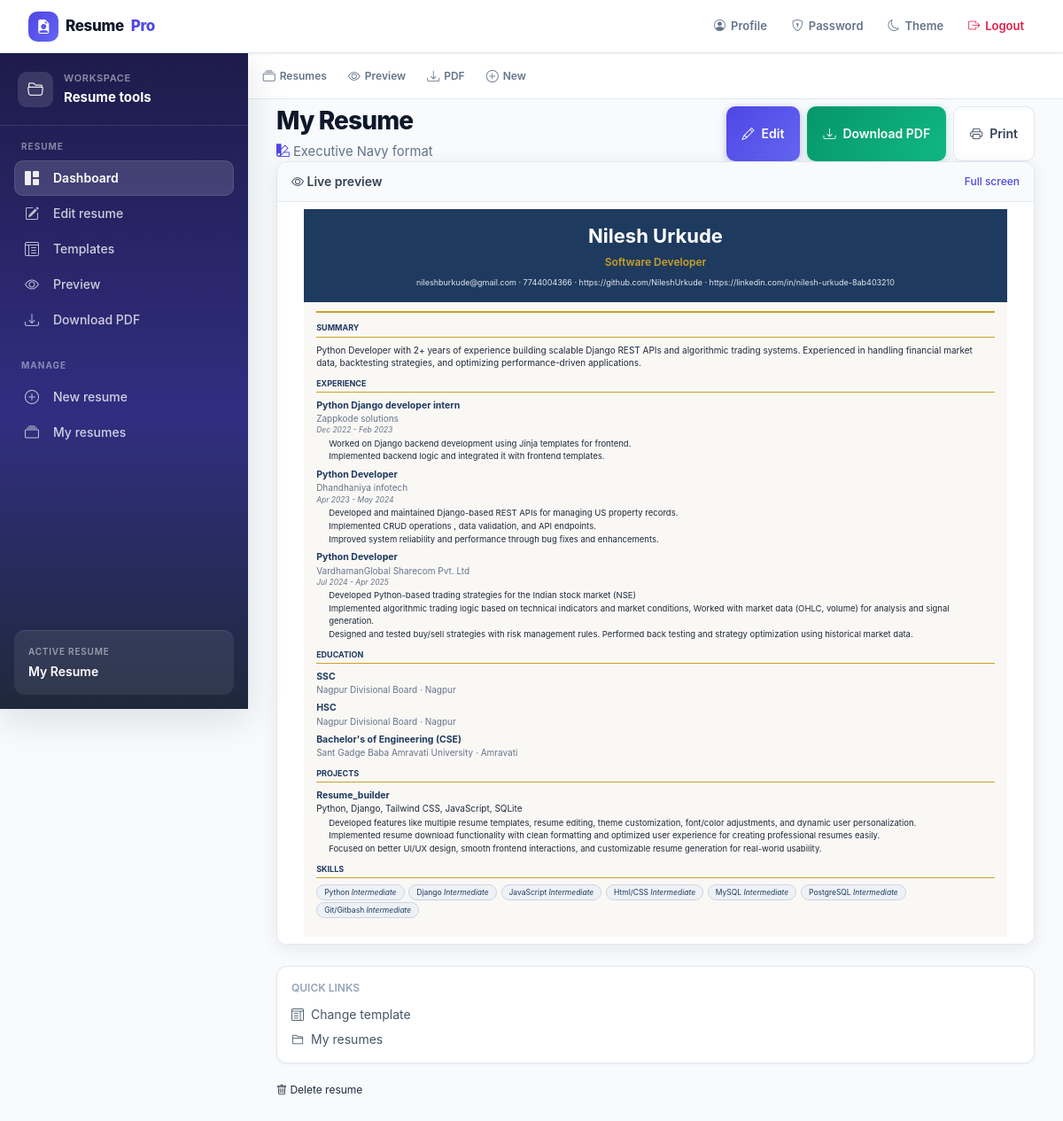
The page /dashboard/ (signed in) on the database its author committed.
### resumes/models.py (models this page shows, shortened)
class Resume(models.Model):
    user = models.ForeignKey(User, on_delete=models.CASCADE, related_name='resumes')
    slug = models.UUIDField(default=uuid.uuid4, unique=True, editable=False)
    resume_name = models.CharField(max_length=100, default='My Resume')
    is_public = models.BooleanField(default=False)
    share_password = models.CharField(max_length=128, blank=True)
    share_expires_at = models.DateTimeField(blank=True, null=True)
    photo = models.ImageField(upload_to='photos/', blank=True, null=True)
    preferred_template = models.CharField(max_length=3, choices=TEMPLATE_CHOICES, default='t1')
    accent_color = models.CharField(max_length=7, default='#4f46e5')
    font_family = models.CharField(max_length=50, choices=FONT_CHOICES, default='Arial')
    title = models.CharField(max_length=100)
    full_name = models.CharField(max_length=100)
    email = models.EmailField()
    phone = models.CharField(max_length=15)
    summary = models.TextField(blank=True)
    github = models.URLField(blank=True, default='')
    linkedin = models.URLField(blank=True, default='')
    created_at = models.DateTimeField(default=timezone.now)
    updated_at = models.DateTimeField(auto_now=True)
    class Meta:
        ordering = ['-updated_at']
    def duration_display(self, start, end):
        if start and end:
            return f'{start.strftime("%b %Y")} – {end.strftime("%b %Y")}'
        if start:
            return f'{start.strftime("%b %Y")} – Present'
        return ''

class OrderedSectionMixin(models.Model):
    order = models.PositiveIntegerField(default=0)
    class Meta:
        abstract = True
        ordering = ['order', 'id']

class Experience(OrderedSectionMixin, models.Model):
    resume = models.ForeignKey(Resume, on_delete=models.CASCADE, related_name='experiences')
    job_title = models.CharField(max_length=100)
    company = models.CharField(max_length=100)
    start_date = models.DateField(blank=True, null=True)
    end_date = models.DateField(blank=True, null=True)
    duration = models.CharField(max_length=50, blank=True)
    description = models.TextField(blank=True)
    def date_range(self):
        return self.resume.duration_display(self.start_date, self.end_date) or self.duration
    def bullet_points(self):
        lines = []
        for line in self.description.splitlines():
            line = line.strip().lstrip('•-*').strip()
            if line:
                lines.append(line)
        return lines

class Education(OrderedSectionMixin, models.Model):
    resume = models.ForeignKey(Resume, on_delete=models.CASCADE, related_name='educations')
    degree = models.CharField(max_length=100)
    college = models.CharField(max_length=150)
    location = models.CharField(max_length=100, blank=True, default='')
    start_date = models.DateField(blank=True, null=True)
    end_date = models.DateField(blank=True, null=True)
    duration = models.CharField(max_length=50, blank=True)
    def date_range(self):
        return self.resume.duration_display(self.start_date, self.end_date) or self.duration

class Project(OrderedSectionMixin, models.Model):
    resume = models.ForeignKey(Resume, on_delete=models.CASCADE, related_name='projects')
    name = models.CharField(max_length=100)
    description = models.TextField(blank=True)
    tech_stack = models.CharField(max_length=200, blank=True)
    def bullet_points(self):
        lines = []
        for line in self.description.splitlines():
            line = line.strip().lstrip('•-*').strip()
            if line:
                lines.append(line)
        return lines

class Skill(models.Model):
    resume = models.ForeignKey(Resume, on_delete=models.CASCADE, related_name='skills')
    name = models.CharField(max_length=100)
    level = models.CharField(max_length=20, choices=SKILL_LEVEL_CHOICES, default='intermediate')
    order = models.PositiveIntegerField(default=0)
    class Meta:
        ordering = ['order', 'id']

### resumes/views.py (the view)
# urls.py: path('dashboard/', views.dashboard, name='dashboard'),
@login_required
def dashboard(request):
    resumes = Resume.objects.filter(user=request.user)
    resume = get_user_resume(request)
    share_url = ''
    render_ctx = {}
    if resume:
        template = normalize_template(resume.preferred_template)
        render_ctx = _resume_context(resume, request, template=template)
        if resume.is_public:
            share_url = request.build_absolute_uri(reverse('public_resume', kwargs={'slug': resume.slug}))
    else:
        template = 't1'
    return render(request, 'resumes/dashboard.html', {
        'resume': resume,
        'resumes': resumes,
        'template': template,
        'template_label': TEMPLATE_LABELS.get(template, 'Executive Navy'),
        'preview_template': TEMPLATE_MAP[template],
        'share_url': share_url,
        'template_choices': list(TEMPLATE_LABELS.items()),
        **render_ctx,
    })

### templates/resumes/dashboard.html (shortened to what this page needs)
{% extends 'base.html' %}
{% block content %}
<div class="page-header mb-8 flex flex-wrap items-end justify-between gap-4">
    <div>
        <h1 class="text-slate-900 dark:text-white">{{ resume.resume_name|default:"My Resume" }}</h1>
        <p><i class="bi bi-palette2 text-brand-600"></i> {{ template_label }} format</p>
    </div>
    {% if resume %}
    <div class="no-print flex flex-wrap gap-2">
        <a href="{% url 'edit_resume' resume.pk %}" class="btn-primary inline-flex items-center gap-2"><i class="bi bi-pencil"></i> Edit</a>
        <a href="{% url 'download_pdf' resume.pk template %}" class="btn-success"><i class="bi bi-download"></i> Download PDF</a>
        <button type="button" onclick="window.print()" class="btn-secondary"><i class="bi bi-printer"></i> Print</button>
    </div>
    {% endif %}
</div>
{% if not resume %}
<div class="card mx-auto max-w-lg p-12 text-center">
    <i class="bi bi-file-earmark-plus text-5xl text-brand-500"></i>
    <p class="mt-4 text-lg font-medium text-slate-700 dark:text-slate-200">Create your first resume</p>
    <p class="mt-2 text-sm text-slate-500">Build, preview, and download a professional PDF in minutes.</p>
    <a href="{% url 'new_resume' %}" class="btn-primary mt-6 inline-flex items-center gap-2"><i class="bi bi-plus-lg"></i> Get started</a>
</div>
{% else %}
<div class="grid gap-6 lg:grid-cols-[1fr_260px]">
    <div class="preview-frame">
        <div class="preview-frame-header flex items-center justify-between">
            <span class="text-sm font-semibold text-slate-700"><i class="bi bi-eye"></i> Live preview</span>
            <a href="{% url 'view_resume' resume.pk template %}" class="text-xs font-medium text-brand-600 hover:underline">Full screen</a>
        </div>
        <div id="resume-print-area" class="print-resume-area bg-white p-2">
            {% include preview_template %}
        </div>
    </div>
    <aside class="no-print space-y-4">
        <div class="card p-4">
            <p class="text-xs font-semibold uppercase tracking-wide text-slate-400">Quick links</p>
            <div class="mt-3 space-y-2 text-sm">
                <a href="{% url 'template_gallery' %}" class="flex items-center gap-2 text-slate-600 hover:text-brand-600 dark:text-slate-300"><i class="bi bi-layout-text-window"></i> Change template</a>
                <a href="{% url 'my_resumes' %}" class="flex items-center gap-2 text-slate-600 hover:text-brand-600 dark:text-slate-300"><i class="bi bi-folder2"></i> My resumes</a>
            </div>
        </div>
        <form method="post" action="{% url 'delete_resume' resume.pk %}" onsubmit="return confirm('Delete this resume?')">{% csrf_token %}
            <button type="submit" class="text-xs text-rose-500 hover:underline"><i class="bi bi-trash"></i> Delete resume</button>
        </form>
    </aside>
</div>
{% endif %}
{% endblock %}

### templates/includes/sidebar.html (shortened to what this page needs)
<aside id="app-sidebar" class="app-sidebar no-print" aria-label="Resume navigation">
    <div class="sidebar-header">
        <div class="sidebar-header-icon"><i class="bi bi-folder2-open"></i></div>
        <div class="sidebar-header-text">
            <p class="sidebar-header-label">Workspace</p>
            <p class="sidebar-header-title">Resume tools</p>
        </div>
    </div>
    <nav class="sidebar-nav">
        <div class="sidebar-section">
            <p class="nav-label">Resume</p>
            <ul>
                <li><a href="{% url 'dashboard' %}" class="sidebar-link {% if request.resolver_match.url_name == 'dashboard' %}sidebar-link-active{% endif %}"><i class="bi bi-grid-1x2-fill"></i> Dashboard</a></li>
                <li><a href="{% url 'create_resume' %}" class="sidebar-link "><i class="bi bi-pencil-square"></i> Edit resume</a></li>
                <li><a href="{% url 'template_gallery' %}" class="sidebar-link {% if request.resolver_match.url_name == 'template_gallery' %}sidebar-link-active{% endif %}"><i class="bi bi-layout-text-window-reverse"></i> Templates</a></li>
                {% if active_resume %}
                <li><a href="{% url 'view_resume' active_resume.pk active_template %}" class="sidebar-link {% if request.resolver_match.url_name == 'view_resume' %}sidebar-link-active{% endif %}"><i class="bi bi-eye"></i> Preview</a></li>
                <li><a href="{% url 'download_pdf' active_resume.pk active_template %}" class="sidebar-link"><i class="bi bi-download"></i> Download PDF</a></li>
                {% endif %}
            </ul>
        </div>
        <div class="sidebar-section">
            <p class="nav-label">Manage</p>
            <ul>
                <li><a href="{% url 'new_resume' %}" class="sidebar-link {% if request.resolver_match.url_name == 'new_resume' %}sidebar-link-active{% endif %}"><i class="bi bi-plus-circle"></i> New resume</a></li>
                <li><a href="{% url 'my_resumes' %}" class="sidebar-link {% if request.resolver_match.url_name == 'my_resumes' %}sidebar-link-active{% endif %}"><i class="bi bi-collection"></i> My resumes</a></li>
            </ul>
        </div>
    </nav>
    {% if active_resume %}
    <div class="sidebar-footer">
        <p class="sidebar-footer-label">Active resume</p>
        <p class="sidebar-footer-name">{{ active_resume.resume_name }}</p>
    </div>
    {% endif %}
</aside>

### templates/resumes/includes/t1_render.html (shortened to what this page needs)
{% if resume %}
{% with t=theme font=font_family|default:"Georgia" %}
<div class="rs-t1">
<table width="100%" cellpadding="0" cellspacing="0"><tr>
<td class="rs-top">
    <table width="100%"><tr>
    <td align="center">
        <h1>{{ resume.full_name }}</h1>
        <p class="rs-role">{{ resume.title }}</p>
        <div class="rs-contact">{{ resume.email }}{% if resume.phone %} · {{ resume.phone }}{% endif %}{% if resume.github %} · {{ resume.github }}{% endif %}{% if resume.linkedin %} · {{ resume.linkedin }}{% endif %}</div>
    </td>
    </tr></table>
</td>
</tr></table>
<div class="rs-body"><div class="rs-rule"></div>
{% include 'resumes/includes/resume_content.html' %}
</div>
</div>
{% endwith %}
{% else %}<p>No resume data.</p>{% endif %}

### templates/resumes/includes/resume_content.html (shortened to what this page needs)
{% if resume.summary and hide_summary != True %}
<section class="rs-section">
    <h2 class="rs-h2">{{ section_summary|default:"Summary" }}</h2>
    <p class="rs-text rs-summary">{{ resume.summary }}</p>
</section>
{% endif %}
{% if resume.experiences.all and hide_experience != True %}
<section class="rs-section">
    <h2 class="rs-h2">{{ section_experience|default:"Experience" }}</h2>
    {% for ex in resume.experiences.all %}
    <div class="rs-entry">
        <div class="rs-entry-head">
            <span class="rs-entry-title">{{ ex.job_title }}</span>
            <span class="rs-entry-org">{{ ex.company }}</span>
        </div>
        {% if ex.date_range %}<div class="rs-meta">{{ ex.date_range }}</div>{% endif %}
        {% if ex.bullet_points %}
        <ul class="rs-bullets">{% for b in ex.bullet_points %}<li>{{ b }}</li>{% endfor %}</ul>
        {% elif ex.description %}<p class="rs-text rs-pre">{{ ex.description }}</p>{% endif %}
    </div>
    {% endfor %}
</section>
{% endif %}
{% if resume.educations.all and hide_education != True %}
<section class="rs-section">
    <h2 class="rs-h2">{{ section_education|default:"Education" }}</h2>
    {% for e in resume.educations.all %}
    <div class="rs-entry">
        <div class="rs-entry-head">
            <span class="rs-entry-title">{{ e.degree }}</span>
            <span class="rs-entry-org">{{ e.college }}{% if e.location %} · {{ e.location }}{% endif %}</span>
        </div>
    </div>
    {% endfor %}
</section>
{% endif %}
{% if resume.projects.all and hide_projects != True %}
<section class="rs-section">
    <h2 class="rs-h2">{{ section_projects|default:"Projects" }}</h2>
    {% for p in resume.projects.all %}
    <div class="rs-entry">
        <div class="rs-entry-head">
            <span class="rs-entry-title">{{ p.name }}</span>
            {% if p.tech_stack %}<span class="rs-tag-inline">{{ p.tech_stack }}</span>{% endif %}
        </div>
        {% if p.bullet_points %}
        <ul class="rs-bullets">{% for b in p.bullet_points %}<li>{{ b }}</li>{% endfor %}</ul>
        {% elif p.description %}<p class="rs-text rs-pre">{{ p.description }}</p>{% endif %}
    </div>
    {% endfor %}
</section>
{% endif %}
{% if resume.skills.all and hide_skills != True %}
<section class="rs-section">
    <h2 class="rs-h2">{{ section_skills|default:"Skills" }}</h2>
    <div class="rs-pills">
        {% for s in resume.skills.all %}
        <span class="rs-pill">{{ s.name }}{% if s.level %} <em class="rs-pill-lvl">{{ s.get_level_display }}</em>{% endif %}</span>
        {% endfor %}
    </div>
</section>
{% endif %}

### rows shown on the page
Resume: resume_name "My Resume", full_name "Nilesh Urkude", title "Software Developer", email "nileshburkude@gmail.com", phone "7744004366", github "https://github.com/NileshUrkude", linkedin "https://linkedin.com/in/nilesh-urkude-8ab403210", summary "Python Developer with 2+ years of experience building scalable Django REST APIs and algorithmic trading systems. Experienced in handling financial market data, backtesting strategies, and optimizing performance-driven applications."
Experience: job_title "Python Django developer intern", company "Zappkode solutions", date_range "Dec 2022 - Feb 2023", bullet_points "Worked on Django backend development using Jinja templates for frontend." "Implemented backend logic and integrated it with frontend templates."
Experience: job_title "Python Developer", company "Dhandhaniya infotech", date_range "Apr 2023 - May 2024", bullet_points "Developed and maintained Django-based REST APIs for managing US property records." "Implemented CRUD operations , data validation, and API endpoints." "Improved system reliability and performance through bug fixes and enhancements."
Experience: job_title "Python Developer", company "VardhamanGlobal Sharecom Pvt. Ltd", date_range "Jul 2024 - Apr 2025", bullet_points "Developed Python-based trading strategies for the Indian stock market (NSE)" "Implemented algorithmic trading logic based on technical indicators and market conditions, Worked with market data (OHLC, volume) for analysis and signal generation." "Designed and tested buy/sell strategies with risk management rules. Performed back testing and strategy optimization using historical market data."
Education: degree "SSC", college "Nagpur Divisional Board", location "Nagpur"
Education: degree "HSC", college "Nagpur Divisional Board", location "Nagpur"
Education: degree "Bachelor's of Engineering (CSE)", college "Sant Gadge Baba Amravati University", location "Amravati"
Project: name "Resume_builder", tech_stack "Python, Django, Tailwind CSS, JavaScript, SQLite", bullet_points "Developed features like multiple resume templates, resume editing, theme customization, font/color adjustments, and dynamic user personalization." "Implemented resume download functionality with clean formatting and optimized user experience for creating professional resumes easily." "Focused on better UI/UX design, smooth frontend interactions, and customizable resume generation for real-world usability."
Skill: name "Python", level "Intermediate"
Skill: name "Django", level "Intermediate"
Skill: name "JavaScript", level "Intermediate"
Skill: name "Html/CSS", level "Intermediate"
Skill: name "MySQL", level "Intermediate"
Skill: name "PostgreSQL", level "Intermediate"
Skill: name "Git/Gitbash", level "Intermediate"

### other values the page prints
{{ template_label }} "Executive Navy"
{{ section_summary|default:"Summary" }} "SUMMARY"
{{ section_experience|default:"Experience" }} "EXPERIENCE"
{{ section_education|default:"Education" }} "EDUCATION"
{{ section_projects|default:"Projects" }} "PROJECTS"
{{ section_skills|default:"Skills" }} "SKILLS"
